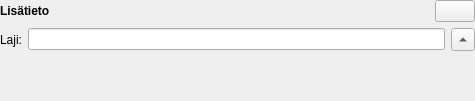
<?xml version="1.0" encoding="UTF-8"?>
<ui version="4.0">
 <class>Form</class>
 <widget class="QWidget" name="Form">
  <property name="geometry">
   <rect>
    <x>0</x>
    <y>0</y>
    <width>475</width>
    <height>101</height>
   </rect>
  </property>
  <property name="sizePolicy">
   <sizepolicy hsizetype="Preferred" vsizetype="Maximum">
    <horstretch>0</horstretch>
    <verstretch>0</verstretch>
   </sizepolicy>
  </property>
  <property name="windowTitle">
   <string>Form</string>
  </property>
  <property name="styleSheet">
   <string notr="true"/>
  </property>
  <layout class="QVBoxLayout" name="verticalLayout">
   <property name="spacing">
    <number>6</number>
   </property>
   <property name="leftMargin">
    <number>0</number>
   </property>
   <property name="topMargin">
    <number>0</number>
   </property>
   <property name="rightMargin">
    <number>0</number>
   </property>
   <property name="bottomMargin">
    <number>0</number>
   </property>
   <item>
    <layout class="QHBoxLayout" name="horizontalLayout_2">
     <item>
      <widget class="QLabel" name="label_2">
       <property name="font">
        <font>
         <pointsize>9</pointsize>
         <weight>75</weight>
         <bold>true</bold>
        </font>
       </property>
       <property name="text">
        <string>Lisätieto</string>
       </property>
      </widget>
     </item>
     <item>
      <spacer name="horizontalSpacer">
       <property name="orientation">
        <enum>Qt::Horizontal</enum>
       </property>
       <property name="sizeHint" stdset="0">
        <size>
         <width>40</width>
         <height>20</height>
        </size>
       </property>
      </spacer>
     </item>
     <item>
      <widget class="QPushButton" name="del_btn">
       <property name="sizePolicy">
        <sizepolicy hsizetype="Maximum" vsizetype="Fixed">
         <horstretch>0</horstretch>
         <verstretch>0</verstretch>
        </sizepolicy>
       </property>
       <property name="maximumSize">
        <size>
         <width>16777215</width>
         <height>16777215</height>
        </size>
       </property>
       <property name="toolTip">
        <string>Poista kaavamääräys</string>
       </property>
       <property name="text">
        <string/>
       </property>
      </widget>
     </item>
    </layout>
   </item>
   <item>
    <layout class="QFormLayout" name="form_layout">
     <item row="0" column="0">
      <widget class="QLabel" name="label_4">
       <property name="text">
        <string>Laji:</string>
       </property>
      </widget>
     </item>
     <item row="0" column="1">
      <layout class="QHBoxLayout" name="horizontalLayout">
       <item>
        <widget class="QLineEdit" name="type_of_additional_information_name"/>
       </item>
       <item>
        <widget class="QToolButton" name="expand_hide_btn">
         <property name="text">
          <string>Laajenna</string>
         </property>
         <property name="autoRaise">
          <bool>false</bool>
         </property>
         <property name="arrowType">
          <enum>Qt::UpArrow</enum>
         </property>
        </widget>
       </item>
      </layout>
     </item>
    </layout>
   </item>
  </layout>
 </widget>
 <resources/>
 <connections/>
</ui>
